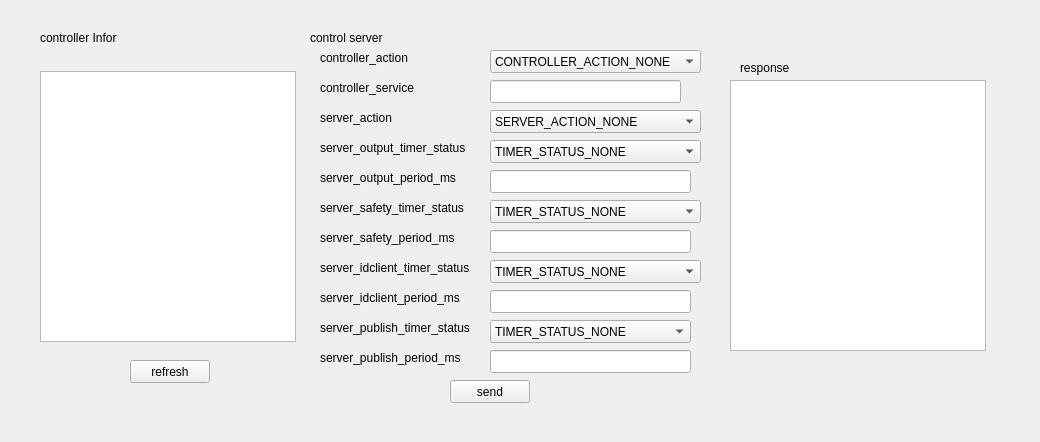
<?xml version="1.0" encoding="UTF-8"?>
<ui version="4.0">
 <class>control_server</class>
 <widget class="QWidget" name="control_server">
  <property name="geometry">
   <rect>
    <x>0</x>
    <y>0</y>
    <width>1040</width>
    <height>442</height>
   </rect>
  </property>
  <property name="windowTitle">
   <string>Form</string>
  </property>
  <widget class="QTextBrowser" name="textBrowser">
   <property name="geometry">
    <rect>
     <x>40</x>
     <y>71</y>
     <width>256</width>
     <height>271</height>
    </rect>
   </property>
  </widget>
  <widget class="QPushButton" name="pushButton">
   <property name="geometry">
    <rect>
     <x>130</x>
     <y>360</y>
     <width>80</width>
     <height>23</height>
    </rect>
   </property>
   <property name="text">
    <string>refresh</string>
   </property>
  </widget>
  <widget class="QLabel" name="label">
   <property name="geometry">
    <rect>
     <x>40</x>
     <y>30</y>
     <width>151</width>
     <height>16</height>
    </rect>
   </property>
   <property name="text">
    <string>controller Infor</string>
   </property>
  </widget>
  <widget class="QLabel" name="label_2">
   <property name="geometry">
    <rect>
     <x>310</x>
     <y>30</y>
     <width>121</width>
     <height>16</height>
    </rect>
   </property>
   <property name="text">
    <string>control server</string>
   </property>
  </widget>
  <widget class="QTextBrowser" name="textBrowser_2">
   <property name="geometry">
    <rect>
     <x>730</x>
     <y>80</y>
     <width>256</width>
     <height>271</height>
    </rect>
   </property>
  </widget>
  <widget class="QLabel" name="label_3">
   <property name="geometry">
    <rect>
     <x>320</x>
     <y>110</y>
     <width>121</width>
     <height>16</height>
    </rect>
   </property>
   <property name="text">
    <string>server_action</string>
   </property>
  </widget>
  <widget class="QLabel" name="label_4">
   <property name="geometry">
    <rect>
     <x>320</x>
     <y>140</y>
     <width>171</width>
     <height>16</height>
    </rect>
   </property>
   <property name="text">
    <string>server_output_timer_status</string>
   </property>
  </widget>
  <widget class="QLabel" name="label_5">
   <property name="geometry">
    <rect>
     <x>320</x>
     <y>170</y>
     <width>161</width>
     <height>16</height>
    </rect>
   </property>
   <property name="text">
    <string>server_output_period_ms</string>
   </property>
  </widget>
  <widget class="QLabel" name="label_6">
   <property name="geometry">
    <rect>
     <x>320</x>
     <y>200</y>
     <width>171</width>
     <height>16</height>
    </rect>
   </property>
   <property name="text">
    <string>server_safety_timer_status</string>
   </property>
  </widget>
  <widget class="QLabel" name="label_7">
   <property name="geometry">
    <rect>
     <x>320</x>
     <y>230</y>
     <width>161</width>
     <height>16</height>
    </rect>
   </property>
   <property name="text">
    <string>server_safety_period_ms</string>
   </property>
  </widget>
  <widget class="QLabel" name="label_8">
   <property name="geometry">
    <rect>
     <x>320</x>
     <y>260</y>
     <width>181</width>
     <height>16</height>
    </rect>
   </property>
   <property name="text">
    <string>server_idclient_timer_status</string>
   </property>
  </widget>
  <widget class="QLabel" name="label_9">
   <property name="geometry">
    <rect>
     <x>320</x>
     <y>290</y>
     <width>171</width>
     <height>16</height>
    </rect>
   </property>
   <property name="text">
    <string>server_idclient_period_ms</string>
   </property>
  </widget>
  <widget class="QLabel" name="label_10">
   <property name="geometry">
    <rect>
     <x>320</x>
     <y>320</y>
     <width>181</width>
     <height>16</height>
    </rect>
   </property>
   <property name="text">
    <string>server_publish_timer_status</string>
   </property>
  </widget>
  <widget class="QLabel" name="label_11">
   <property name="geometry">
    <rect>
     <x>320</x>
     <y>350</y>
     <width>171</width>
     <height>16</height>
    </rect>
   </property>
   <property name="text">
    <string>server_publish_period_ms</string>
   </property>
  </widget>
  <widget class="QLineEdit" name="lineEdit">
   <property name="geometry">
    <rect>
     <x>490</x>
     <y>170</y>
     <width>201</width>
     <height>23</height>
    </rect>
   </property>
  </widget>
  <widget class="QLineEdit" name="lineEdit_2">
   <property name="geometry">
    <rect>
     <x>490</x>
     <y>230</y>
     <width>201</width>
     <height>23</height>
    </rect>
   </property>
  </widget>
  <widget class="QLineEdit" name="lineEdit_3">
   <property name="geometry">
    <rect>
     <x>490</x>
     <y>290</y>
     <width>201</width>
     <height>23</height>
    </rect>
   </property>
  </widget>
  <widget class="QLineEdit" name="lineEdit_4">
   <property name="geometry">
    <rect>
     <x>490</x>
     <y>350</y>
     <width>201</width>
     <height>23</height>
    </rect>
   </property>
  </widget>
  <widget class="QComboBox" name="comboBox">
   <property name="geometry">
    <rect>
     <x>490</x>
     <y>110</y>
     <width>211</width>
     <height>23</height>
    </rect>
   </property>
   <item>
    <property name="text">
     <string>SERVER_ACTION_NONE</string>
    </property>
   </item>
   <item>
    <property name="text">
     <string>SERVER_ACTION_SET_TIMER</string>
    </property>
   </item>
   <item>
    <property name="text">
     <string>SERVER_ACTION_SET_PERIOD</string>
    </property>
   </item>
  </widget>
  <widget class="QComboBox" name="comboBox_2">
   <property name="geometry">
    <rect>
     <x>490</x>
     <y>140</y>
     <width>211</width>
     <height>23</height>
    </rect>
   </property>
   <item>
    <property name="text">
     <string>TIMER_STATUS_NONE</string>
    </property>
   </item>
   <item>
    <property name="text">
     <string>TIMER_STATUS_STOP</string>
    </property>
   </item>
   <item>
    <property name="text">
     <string>TIMER_STATUS_START</string>
    </property>
   </item>
  </widget>
  <widget class="QLabel" name="label_12">
   <property name="geometry">
    <rect>
     <x>740</x>
     <y>60</y>
     <width>57</width>
     <height>15</height>
    </rect>
   </property>
   <property name="text">
    <string>response</string>
   </property>
  </widget>
  <widget class="QPushButton" name="pushButton_2">
   <property name="geometry">
    <rect>
     <x>450</x>
     <y>380</y>
     <width>80</width>
     <height>23</height>
    </rect>
   </property>
   <property name="text">
    <string>send</string>
   </property>
  </widget>
  <widget class="QLabel" name="label_13">
   <property name="geometry">
    <rect>
     <x>320</x>
     <y>50</y>
     <width>121</width>
     <height>16</height>
    </rect>
   </property>
   <property name="text">
    <string>controller_action</string>
   </property>
  </widget>
  <widget class="QLabel" name="label_14">
   <property name="geometry">
    <rect>
     <x>320</x>
     <y>80</y>
     <width>121</width>
     <height>16</height>
    </rect>
   </property>
   <property name="text">
    <string>controller_service</string>
   </property>
  </widget>
  <widget class="QLineEdit" name="lineEdit_5">
   <property name="geometry">
    <rect>
     <x>490</x>
     <y>80</y>
     <width>191</width>
     <height>23</height>
    </rect>
   </property>
  </widget>
  <widget class="QComboBox" name="comboBox_6">
   <property name="geometry">
    <rect>
     <x>490</x>
     <y>50</y>
     <width>211</width>
     <height>23</height>
    </rect>
   </property>
   <item>
    <property name="text">
     <string>CONTROLLER_ACTION_NONE</string>
    </property>
   </item>
   <item>
    <property name="text">
     <string>CONTROLLER_ACTION_SELECT</string>
    </property>
   </item>
   <item>
    <property name="text">
     <string>CONTROLLER_ACTION_REMOVE</string>
    </property>
   </item>
  </widget>
  <widget class="QComboBox" name="comboBox_3">
   <property name="geometry">
    <rect>
     <x>490</x>
     <y>200</y>
     <width>211</width>
     <height>23</height>
    </rect>
   </property>
   <item>
    <property name="text">
     <string>TIMER_STATUS_NONE</string>
    </property>
   </item>
   <item>
    <property name="text">
     <string>TIMER_STATUS_STOP</string>
    </property>
   </item>
   <item>
    <property name="text">
     <string>TIMER_STATUS_START</string>
    </property>
   </item>
  </widget>
  <widget class="QComboBox" name="comboBox_4">
   <property name="geometry">
    <rect>
     <x>490</x>
     <y>260</y>
     <width>211</width>
     <height>23</height>
    </rect>
   </property>
   <item>
    <property name="text">
     <string>TIMER_STATUS_NONE</string>
    </property>
   </item>
   <item>
    <property name="text">
     <string>TIMER_STATUS_STOP</string>
    </property>
   </item>
   <item>
    <property name="text">
     <string>TIMER_STATUS_START</string>
    </property>
   </item>
  </widget>
  <widget class="QComboBox" name="comboBox_5">
   <property name="geometry">
    <rect>
     <x>490</x>
     <y>320</y>
     <width>201</width>
     <height>23</height>
    </rect>
   </property>
   <item>
    <property name="text">
     <string>TIMER_STATUS_NONE</string>
    </property>
   </item>
   <item>
    <property name="text">
     <string>TIMER_STATUS_STOP</string>
    </property>
   </item>
   <item>
    <property name="text">
     <string>TIMER_STATUS_START</string>
    </property>
   </item>
  </widget>
 </widget>
 <resources/>
 <connections/>
</ui>
